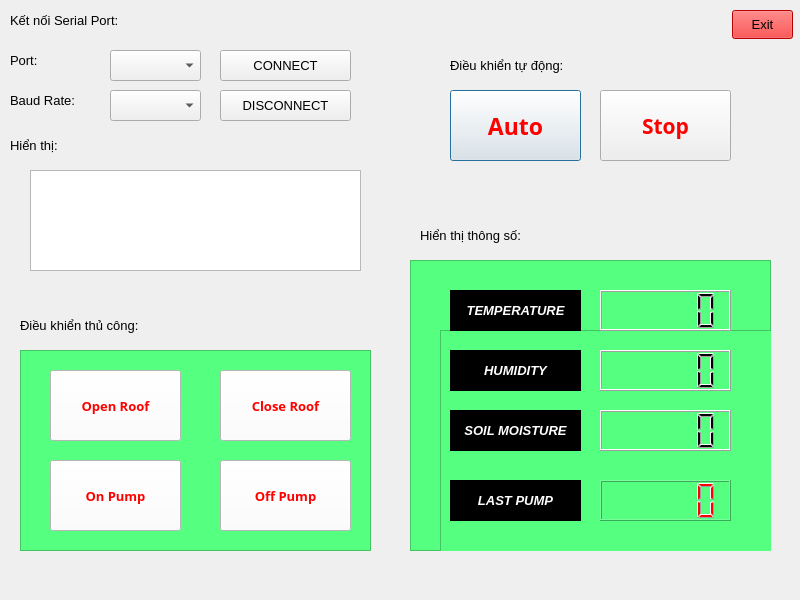
<?xml version="1.0" encoding="UTF-8"?>
<ui version="4.0">
 <class>Dialog</class>
 <widget class="QDialog" name="Dialog">
  <property name="geometry">
   <rect>
    <x>0</x>
    <y>0</y>
    <width>800</width>
    <height>600</height>
   </rect>
  </property>
  <property name="font">
   <font>
    <pointsize>10</pointsize>
   </font>
  </property>
  <property name="windowTitle">
   <string>WaterController</string>
  </property>
  <widget class="QPushButton" name="pushButtonAuto">
   <property name="geometry">
    <rect>
     <x>450</x>
     <y>90</y>
     <width>131</width>
     <height>71</height>
    </rect>
   </property>
   <property name="font">
    <font>
     <family>Segoe UI Black</family>
     <pointsize>17</pointsize>
     <italic>false</italic>
     <bold>true</bold>
    </font>
   </property>
   <property name="styleSheet">
    <string notr="true">
color: rgb(255, 0, 0);</string>
   </property>
   <property name="text">
    <string>Auto</string>
   </property>
  </widget>
  <widget class="QPushButton" name="pushButtonStop">
   <property name="geometry">
    <rect>
     <x>600</x>
     <y>90</y>
     <width>131</width>
     <height>71</height>
    </rect>
   </property>
   <property name="font">
    <font>
     <family>Segoe UI Black</family>
     <pointsize>16</pointsize>
     <italic>false</italic>
     <bold>true</bold>
    </font>
   </property>
   <property name="styleSheet">
    <string notr="true">color: rgb(255, 0, 0);</string>
   </property>
   <property name="text">
    <string>Stop</string>
   </property>
  </widget>
  <widget class="QLCDNumber" name="lcdTemperature">
   <property name="geometry">
    <rect>
     <x>600</x>
     <y>290</y>
     <width>131</width>
     <height>41</height>
    </rect>
   </property>
  </widget>
  <widget class="QLabel" name="label">
   <property name="geometry">
    <rect>
     <x>450</x>
     <y>290</y>
     <width>131</width>
     <height>41</height>
    </rect>
   </property>
   <property name="font">
    <font>
     <pointsize>10</pointsize>
     <italic>true</italic>
     <bold>true</bold>
    </font>
   </property>
   <property name="styleSheet">
    <string notr="true">color: rgb(255, 255, 255);
background-color: rgb(0, 0, 0);</string>
   </property>
   <property name="text">
    <string>TEMPERATURE</string>
   </property>
   <property name="alignment">
    <set>Qt::AlignCenter</set>
   </property>
  </widget>
  <widget class="QLabel" name="label_2">
   <property name="geometry">
    <rect>
     <x>450</x>
     <y>350</y>
     <width>131</width>
     <height>41</height>
    </rect>
   </property>
   <property name="font">
    <font>
     <pointsize>10</pointsize>
     <italic>true</italic>
     <bold>true</bold>
    </font>
   </property>
   <property name="styleSheet">
    <string notr="true">color: rgb(255, 255, 255);
background-color: rgb(0, 0, 0);</string>
   </property>
   <property name="text">
    <string>HUMIDITY</string>
   </property>
   <property name="alignment">
    <set>Qt::AlignCenter</set>
   </property>
  </widget>
  <widget class="QLCDNumber" name="lcdHumidity">
   <property name="geometry">
    <rect>
     <x>600</x>
     <y>350</y>
     <width>131</width>
     <height>41</height>
    </rect>
   </property>
  </widget>
  <widget class="QLabel" name="soil_moisture">
   <property name="geometry">
    <rect>
     <x>450</x>
     <y>410</y>
     <width>131</width>
     <height>41</height>
    </rect>
   </property>
   <property name="font">
    <font>
     <pointsize>10</pointsize>
     <italic>true</italic>
     <bold>true</bold>
    </font>
   </property>
   <property name="styleSheet">
    <string notr="true">color: rgb(255, 255, 255);
background-color: rgb(0, 0, 0);</string>
   </property>
   <property name="text">
    <string>SOIL MOISTURE</string>
   </property>
   <property name="alignment">
    <set>Qt::AlignCenter</set>
   </property>
  </widget>
  <widget class="QLCDNumber" name="lcdSoilmoisture">
   <property name="geometry">
    <rect>
     <x>600</x>
     <y>410</y>
     <width>131</width>
     <height>41</height>
    </rect>
   </property>
  </widget>
  <widget class="QLabel" name="time">
   <property name="geometry">
    <rect>
     <x>450</x>
     <y>480</y>
     <width>131</width>
     <height>41</height>
    </rect>
   </property>
   <property name="font">
    <font>
     <pointsize>10</pointsize>
     <italic>true</italic>
     <bold>true</bold>
    </font>
   </property>
   <property name="styleSheet">
    <string notr="true">background-color: rgb(0, 0, 0);
color: rgb(255, 255, 255);</string>
   </property>
   <property name="text">
    <string>LAST PUMP</string>
   </property>
   <property name="alignment">
    <set>Qt::AlignCenter</set>
   </property>
  </widget>
  <widget class="QLabel" name="label_3">
   <property name="geometry">
    <rect>
     <x>10</x>
     <y>10</y>
     <width>151</width>
     <height>21</height>
    </rect>
   </property>
   <property name="text">
    <string>Kết nối Serial Port: </string>
   </property>
  </widget>
  <widget class="QLabel" name="label_4">
   <property name="geometry">
    <rect>
     <x>10</x>
     <y>50</y>
     <width>151</width>
     <height>21</height>
    </rect>
   </property>
   <property name="text">
    <string>Port:</string>
   </property>
  </widget>
  <widget class="QLabel" name="label_5">
   <property name="geometry">
    <rect>
     <x>10</x>
     <y>90</y>
     <width>151</width>
     <height>21</height>
    </rect>
   </property>
   <property name="text">
    <string>Baud Rate: </string>
   </property>
  </widget>
  <widget class="QFrame" name="frame">
   <property name="geometry">
    <rect>
     <x>410</x>
     <y>260</y>
     <width>361</width>
     <height>291</height>
    </rect>
   </property>
   <property name="styleSheet">
    <string notr="true">background-color: rgb(85, 255, 127);</string>
   </property>
   <property name="frameShape">
    <enum>QFrame::StyledPanel</enum>
   </property>
   <property name="frameShadow">
    <enum>QFrame::Raised</enum>
   </property>
   <widget class="QFrame" name="frame_2">
    <property name="geometry">
     <rect>
      <x>30</x>
      <y>70</y>
      <width>361</width>
      <height>291</height>
     </rect>
    </property>
    <property name="styleSheet">
     <string notr="true">background-color: rgb(255, 255, 255);
background-color: rgb(85, 255, 127);</string>
    </property>
    <property name="frameShape">
     <enum>QFrame::StyledPanel</enum>
    </property>
    <property name="frameShadow">
     <enum>QFrame::Raised</enum>
    </property>
    <widget class="QLCDNumber" name="lcdLastPump">
     <property name="geometry">
      <rect>
       <x>160</x>
       <y>150</y>
       <width>131</width>
       <height>41</height>
      </rect>
     </property>
     <property name="styleSheet">
      <string notr="true">color: rgb(255, 255, 255);
color: rgb(255, 0, 0);
border-color: rgb(255, 255, 255);</string>
     </property>
    </widget>
   </widget>
  </widget>
  <widget class="QFrame" name="frame_3">
   <property name="geometry">
    <rect>
     <x>20</x>
     <y>350</y>
     <width>351</width>
     <height>201</height>
    </rect>
   </property>
   <property name="styleSheet">
    <string notr="true">background-color: rgb(255, 255, 255);
border-color: rgb(0, 0, 0);
background-color: rgb(85, 255, 127);</string>
   </property>
   <property name="frameShape">
    <enum>QFrame::StyledPanel</enum>
   </property>
   <property name="frameShadow">
    <enum>QFrame::Raised</enum>
   </property>
   <widget class="QPushButton" name="pushButtonCloseRoof">
    <property name="geometry">
     <rect>
      <x>200</x>
      <y>20</y>
      <width>131</width>
      <height>71</height>
     </rect>
    </property>
    <property name="font">
     <font>
      <family>Segoe UI Black</family>
      <pointsize>10</pointsize>
      <italic>false</italic>
      <bold>true</bold>
     </font>
    </property>
    <property name="styleSheet">
     <string notr="true">background-color: rgb(255, 255, 255);
color: rgb(255, 0, 0);</string>
    </property>
    <property name="text">
     <string>Close Roof</string>
    </property>
   </widget>
   <widget class="QPushButton" name="pushButtonOpenRoof">
    <property name="geometry">
     <rect>
      <x>30</x>
      <y>20</y>
      <width>131</width>
      <height>71</height>
     </rect>
    </property>
    <property name="font">
     <font>
      <family>Segoe UI Black</family>
      <pointsize>10</pointsize>
      <italic>false</italic>
      <bold>true</bold>
     </font>
    </property>
    <property name="styleSheet">
     <string notr="true">background-color: rgb(255, 255, 255);
color: rgb(255, 0, 0);</string>
    </property>
    <property name="text">
     <string>Open Roof</string>
    </property>
   </widget>
   <widget class="QPushButton" name="pushButtonOnPump">
    <property name="geometry">
     <rect>
      <x>30</x>
      <y>110</y>
      <width>131</width>
      <height>71</height>
     </rect>
    </property>
    <property name="font">
     <font>
      <family>Segoe UI Black</family>
      <pointsize>10</pointsize>
      <italic>false</italic>
      <bold>true</bold>
     </font>
    </property>
    <property name="styleSheet">
     <string notr="true">background-color: rgb(255, 255, 255);
color: rgb(255, 0, 0);</string>
    </property>
    <property name="text">
     <string>On Pump</string>
    </property>
   </widget>
   <widget class="QPushButton" name="pushButtonOffPump">
    <property name="geometry">
     <rect>
      <x>200</x>
      <y>110</y>
      <width>131</width>
      <height>71</height>
     </rect>
    </property>
    <property name="font">
     <font>
      <family>Segoe UI Black</family>
      <pointsize>10</pointsize>
      <italic>false</italic>
      <bold>true</bold>
     </font>
    </property>
    <property name="styleSheet">
     <string notr="true">background-color: rgb(255, 255, 255);
color: rgb(255, 0, 0);</string>
    </property>
    <property name="text">
     <string>Off Pump</string>
    </property>
   </widget>
  </widget>
  <widget class="QComboBox" name="comboBoxPort">
   <property name="geometry">
    <rect>
     <x>110</x>
     <y>50</y>
     <width>91</width>
     <height>31</height>
    </rect>
   </property>
  </widget>
  <widget class="QComboBox" name="comboBoxBaudRate">
   <property name="geometry">
    <rect>
     <x>110</x>
     <y>90</y>
     <width>91</width>
     <height>31</height>
    </rect>
   </property>
  </widget>
  <widget class="QLabel" name="label_6">
   <property name="geometry">
    <rect>
     <x>420</x>
     <y>220</y>
     <width>151</width>
     <height>31</height>
    </rect>
   </property>
   <property name="text">
    <string>Hiển thị thông số:</string>
   </property>
  </widget>
  <widget class="QLabel" name="label_7">
   <property name="geometry">
    <rect>
     <x>20</x>
     <y>310</y>
     <width>171</width>
     <height>31</height>
    </rect>
   </property>
   <property name="text">
    <string>Điều khiển thủ công: </string>
   </property>
  </widget>
  <widget class="QLabel" name="label_8">
   <property name="geometry">
    <rect>
     <x>450</x>
     <y>50</y>
     <width>171</width>
     <height>31</height>
    </rect>
   </property>
   <property name="text">
    <string>Điều khiển tự động: </string>
   </property>
  </widget>
  <widget class="QPushButton" name="pushButtonConnect">
   <property name="geometry">
    <rect>
     <x>220</x>
     <y>50</y>
     <width>131</width>
     <height>31</height>
    </rect>
   </property>
   <property name="styleSheet">
    <string notr="true">color: rgb(0, 0, 0);
</string>
   </property>
   <property name="text">
    <string>CONNECT</string>
   </property>
  </widget>
  <widget class="QPushButton" name="pushButtonDisconnect">
   <property name="geometry">
    <rect>
     <x>220</x>
     <y>90</y>
     <width>131</width>
     <height>31</height>
    </rect>
   </property>
   <property name="styleSheet">
    <string notr="true">color: rgb(0, 0, 0);
</string>
   </property>
   <property name="text">
    <string>DISCONNECT</string>
   </property>
  </widget>
  <widget class="QLabel" name="label_9">
   <property name="geometry">
    <rect>
     <x>10</x>
     <y>130</y>
     <width>171</width>
     <height>31</height>
    </rect>
   </property>
   <property name="text">
    <string>Hiển thị:</string>
   </property>
  </widget>
  <widget class="QTextEdit" name="textEditGetData">
   <property name="geometry">
    <rect>
     <x>30</x>
     <y>170</y>
     <width>331</width>
     <height>101</height>
    </rect>
   </property>
  </widget>
  <widget class="QPushButton" name="pushButtonExit">
   <property name="geometry">
    <rect>
     <x>732</x>
     <y>10</y>
     <width>61</width>
     <height>29</height>
    </rect>
   </property>
   <property name="styleSheet">
    <string notr="true">background-color: rgb(255, 0, 0);</string>
   </property>
   <property name="text">
    <string>Exit</string>
   </property>
  </widget>
  <zorder>frame</zorder>
  <zorder>pushButtonAuto</zorder>
  <zorder>pushButtonStop</zorder>
  <zorder>soil_moisture</zorder>
  <zorder>label</zorder>
  <zorder>lcdSoilmoisture</zorder>
  <zorder>label_2</zorder>
  <zorder>lcdHumidity</zorder>
  <zorder>time</zorder>
  <zorder>lcdTemperature</zorder>
  <zorder>label_3</zorder>
  <zorder>label_4</zorder>
  <zorder>label_5</zorder>
  <zorder>frame_3</zorder>
  <zorder>comboBoxPort</zorder>
  <zorder>comboBoxBaudRate</zorder>
  <zorder>label_6</zorder>
  <zorder>label_7</zorder>
  <zorder>label_8</zorder>
  <zorder>pushButtonConnect</zorder>
  <zorder>pushButtonDisconnect</zorder>
  <zorder>label_9</zorder>
  <zorder>textEditGetData</zorder>
  <zorder>pushButtonExit</zorder>
 </widget>
 <resources/>
 <connections/>
</ui>
